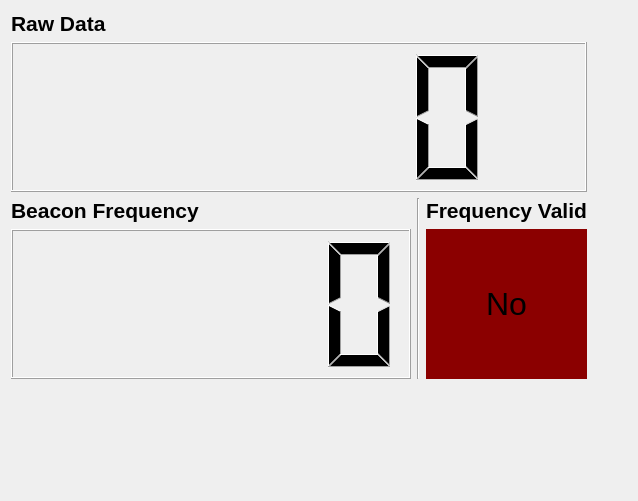
             <widget class="QWidget" name="tab_25">
              <attribute name="title">
               <string>RDF</string>
              </attribute>
              <layout class="QGridLayout" name="gridLayout_70">
               <item row="2" column="0">
                <spacer name="verticalSpacer_59">
                 <property name="orientation">
                  <enum>Qt::Vertical</enum>
                 </property>
                 <property name="sizeHint" stdset="0">
                  <size>
                   <width>20</width>
                   <height>111</height>
                  </size>
                 </property>
                </spacer>
               </item>
               <item row="0" column="0">
                <layout class="QVBoxLayout" name="verticalLayout_241">
                 <item>
                  <layout class="QVBoxLayout" name="verticalLayout_242">
                   <item>
                    <widget class="QLabel" name="label_295">
                     <property name="font">
                      <font>
                       <pointsize>16</pointsize>
                       <weight>75</weight>
                       <bold>true</bold>
                      </font>
                     </property>
                     <property name="text">
                      <string>Raw Data</string>
                     </property>
                    </widget>
                   </item>
                   <item>
                    <widget class="QLCDNumber" name="rssi_lcdnumber">
                     <property name="minimumSize">
                      <size>
                       <width>400</width>
                       <height>150</height>
                      </size>
                     </property>
                    </widget>
                   </item>
                  </layout>
                 </item>
                 <item>
                  <layout class="QVBoxLayout" name="verticalLayout_243"/>
                 </item>
                </layout>
               </item>
               <item row="0" column="1">
                <spacer name="horizontalSpacer_49">
                 <property name="orientation">
                  <enum>Qt::Horizontal</enum>
                 </property>
                 <property name="sizeHint" stdset="0">
                  <size>
                   <width>40</width>
                   <height>20</height>
                  </size>
                 </property>
                </spacer>
               </item>
               <item row="1" column="0">
                <layout class="QHBoxLayout" name="horizontalLayout_92">
                 <item>
                  <layout class="QVBoxLayout" name="verticalLayout_244">
                   <item>
                    <widget class="QLabel" name="label_296">
                     <property name="font">
                      <font>
                       <pointsize>16</pointsize>
                       <weight>75</weight>
                       <bold>true</bold>
                      </font>
                     </property>
                     <property name="text">
                      <string>Beacon Frequency</string>
                     </property>
                    </widget>
                   </item>
                   <item>
                    <widget class="QLCDNumber" name="beacon_frequency_lcd_number">
                     <property name="minimumSize">
                      <size>
                       <width>400</width>
                       <height>150</height>
                      </size>
                     </property>
                    </widget>
                   </item>
                  </layout>
                 </item>
                 <item>
                  <widget class="Line" name="line_53">
                   <property name="orientation">
                    <enum>Qt::Vertical</enum>
                   </property>
                  </widget>
                 </item>
                 <item>
                  <layout class="QVBoxLayout" name="verticalLayout_245">
                   <item>
                    <widget class="QLabel" name="label_297">
                     <property name="font">
                      <font>
                       <pointsize>16</pointsize>
                       <weight>75</weight>
                       <bold>true</bold>
                      </font>
                     </property>
                     <property name="text">
                      <string>Frequency Valid</string>
                     </property>
                    </widget>
                   </item>
                   <item>
                    <widget class="QLabel" name="beacon_frequency_valid_label">
                     <property name="minimumSize">
                      <size>
                       <width>0</width>
                       <height>150</height>
                      </size>
                     </property>
                     <property name="font">
                      <font>
                       <pointsize>24</pointsize>
                      </font>
                     </property>
                     <property name="styleSheet">
                      <string notr="true">background-color:darkred;</string>
                     </property>
                     <property name="text">
                      <string>No</string>
                     </property>
                     <property name="alignment">
                      <set>Qt::AlignCenter</set>
                     </property>
                    </widget>
                   </item>
                  </layout>
                 </item>
                </layout>
               </item>
              </layout>
             </widget>
